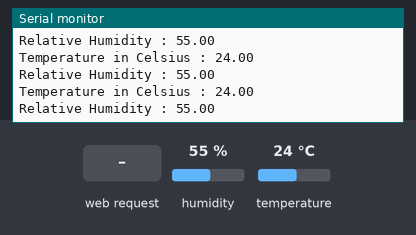
This sketch was run on a simulated ESP8266 (Wemos D1 mini). Parts: the last lines printed to the serial monitor. The test bench sets the inputs (shaded band); at power-on: humidity 55 %, temperature 24 °C. WiFi joins after 1.5 s; servers stay silent unless stated.

Above: at 2.7 s.
2.8 s: HTTP request GET /temp/status received
At 3.2 s:
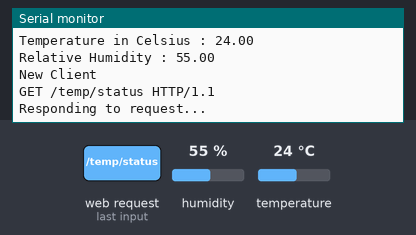
4.3 s: humidity set to 22 %
At 4.99 s:
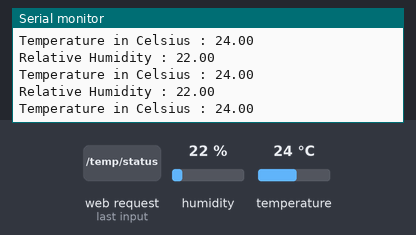
5.8 s: temperature set to 12 °C
At 5.82 s:
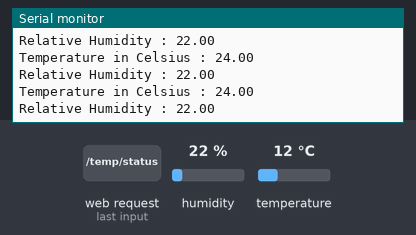
8.8 s: humidity set to 40 %
At 8.8 s:
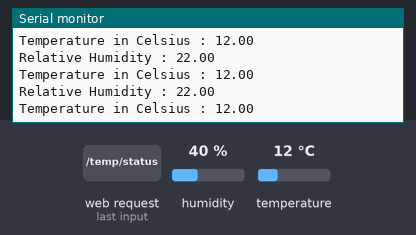
Timing chart, 0 to 11.3 s (numbered marks = the images above; inputs shaded):
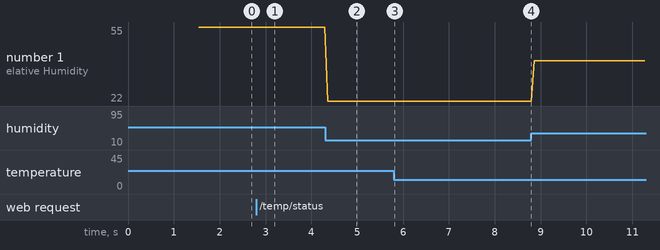

Measured:
- after the input at 2.8 s, the serial monitor: prints a new line at once (image 1)
- after the input at 4.3 s, the serial monitor: prints a new line after 0.06 s (image 2)
- plotted number 1: 55 → 22 after the input at 4.3 s, 22 → 40 after the input at 8.8 s

The sketch:

ESP8266-Temp-Humidity.ino
```cpp
//Libraries
#include <ESP8266HTTPClient.h>
#include <ESP8266WiFi.h>
#include <WEMOS_SHT3X.h>

SHT3X sht30(0x45);

// Wifi Info
const char* ssid = ""; // Your Wifi SSID
const char* password = ""; // Your Wifi Passphrase


// Begin Wifi Server
WiFiServer server(80);

void setup()
{
  Serial.begin(9600);
  // Connect to WiFi network
  Serial.println();
  Serial.print("Connecting to ");
  Serial.println(ssid);
  WiFi.mode(WIFI_STA);
  WiFi.begin(ssid, password);
  while (WiFi.status() != WL_CONNECTED) {
    delay(500);
    Serial.print(".");
  }
  Serial.println("");
  Serial.println("WiFi connected");

  // Start the server and print the IP Address
  server.begin();
  Serial.print("Server started: ");
  Serial.print("http://");
  Serial.print(WiFi.localIP());
  Serial.println("/");

}


void loop() {

if(sht30.get()==0){
    Serial.print("Temperature in Celsius : ");
    Serial.println(sht30.cTemp);
    //Serial.print("Temperature in Fahrenheit : ");
    //Serial.println(sht30.fTemp);
    Serial.print("Relative Humidity : ");
    Serial.println(sht30.humidity);
    Serial.println();
  }
  else
  {
    Serial.println("Error reading temperature and humidity!");
  }

// Check if a client has connected
  WiFiClient client = server.available();


  if (client) {


    // Wait until the client sends some data
    Serial.println("New Client");
    while(!client.available()){
      delay(1);
    }

   if (client.available()) {
      // Read the first line of the request
      String request = client.readStringUntil('\r');
      Serial.println(request);

      client.println("HTTP/1.1 200 OK");
      client.println("Content-Type: text/html");
      client.println(""); //  do not forget this one

     if (request.indexOf("/temp/status") != -1)  {
        Serial.println("Responding to request...");
        client.print("{ \"temperature\": ");
        client.print(sht30.cTemp);
        client.print(", \"humidity\": ");
        client.print(sht30.humidity);
        client.println(" }");
      }
      client.flush();

  delay(1000);
  }
  }
}
```
